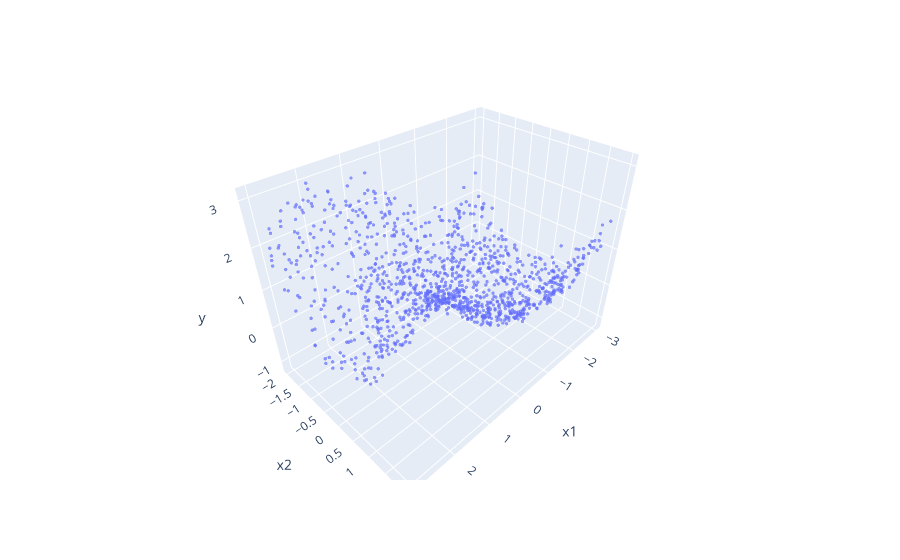

Source (notebook cell):
### Markdown cell above
### 💡 Cette cellule trace les **mauvaises** données

Regarde bien :

```python
data_scaled = pd.DataFrame({"x1": X_train_scaled[:,0], ...})   # tu le construis...
fig = px.scatter_3d(data, x="x1", y="x2", z="y", opacity=0.7)  # ...et tu traces `data` !
```

Tu fabriques `data_scaled` et tu ne t'en sers pas : le graphe affiche `data`, les données
**non normalisées** — le même graphe que tout à l'heure. Il faudrait
`px.scatter_3d(data_scaled, ...)`.

Sans gravité (la normalisation ne déforme pas la *forme*, elle change juste les
graduations), mais si ton but était de *voir* l'effet du scaling, c'est raté.

### Code cell
import plotly.express as px
fig = plt.figure(figsize=(10,5))
data_scaled = pd.DataFrame({"x1": X_train_scaled[:,0], "x2": X_train_scaled[:,1], "y": y_train_scaled[:,0]})
fig = px.scatter_3d(data, x="x1", y="x2", z="y", opacity=0.7)
fig.update_traces(marker_size=2)

### Figure 1 — Plotly figure (JSON) as saved in the notebook; plotly's stock layout.template omitted (floating-point values rounded to 4 significant figures; data arrays with more than 128 entries replaced by an {"elided": "..."} marker saying what was removed)
{"data": [{"hovertemplate": "x1=%{x}<br>x2=%{y}<br>y=%{z}<extra></extra>", "legendgroup": "", "marker": {"color": "#636efa", "opacity": 0.7, "size": 2, "symbol": "circle"}, "mode": "markers", "name": "", "scene": "scene", "showlegend": false, "type": "scatter3d", "x": {"elided": "1200 float values"}, "y": {"elided": "1200 float values"}, "z": {"elided": "1200 float values"}}], "layout": {"legend": {"tracegroupgap": 0}, "margin": {"t": 60}, "scene": {"domain": {"x": [0, 1], "y": [0, 1]}, "xaxis": {"title": {"text": "x1"}}, "yaxis": {"title": {"text": "x2"}}, "zaxis": {"title": {"text": "y"}}}}}
